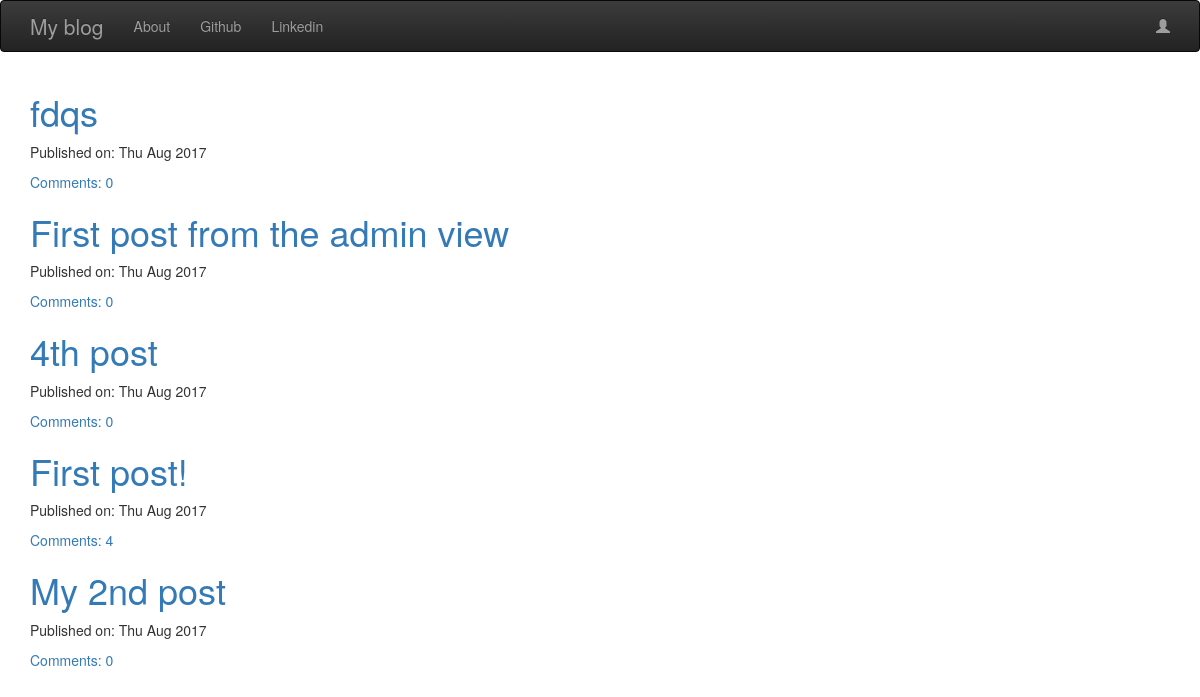
The page / on the database its author committed.
### blog/models.py (models this page shows, shortened)
class Post(models.Model):
    author = models.ForeignKey('auth.User') # no related_name arg to this ForeignKey because we won't reference it in our methods
    title = models.CharField(max_length=64)
    text = models.TextField()
    create_date = models.DateTimeField(default=timezone.now) # Django just wants timezone.now - not timezone.now(), as opposed to in the publish method
    published_date = models.DateTimeField(blank=True,null=True)
    def publish(self):
        self.published_date = timezone.now()
        self.save() # a self.save() is always needed whenever we act on a model
    def approve_comments(self):
        return self.comments.filter(approved_comment=True) # that's a normal QuerySet, we filter against the approved_comment field

### blog/views.py (the view)
# urls.py: url(r'^$',views.PostListView.as_view(),name="post_list"), # set the default name for the view name
class PostListView(ListView):
    model = Post
    def get_queryset(self):
        return Post.objects.filter(published_date__lte=timezone.now()).order_by('-published_date')

### blog/templates/blog/post_list.html
{% extends "blog/base.html" %}
{% block content %}
<div class="centerstage">
  {% for post in post_list %}
  <div class="post">
    <h1><a href="{% url 'post_detail' pk=post.pk %}">{{post.title}}</a></h1>
    <div class="date">
      <p>Published on: {{post.published_date|date:"D M Y"}}</p>
    </div>
    <a href="{% url 'post_detail' pk=post.pk %}">Comments: {{post.approve_comments.count}}</a>
  </div>
  {% endfor %}
</div>
{% endblock %}

### blog/templates/blog/base.html (shortened to what this page needs)
<!DOCTYPE html>
{% load staticfiles %}
<html>
  <head>
    <link rel="stylesheet" href="https://maxcdn.bootstrapcdn.com/bootstrap/3.3.7/css/bootstrap.min.css">
    <link rel="stylesheet" href="https://maxcdn.bootstrapcdn.com/bootstrap/3.3.7/css/bootstrap-theme.min.css">
    <link rel="stylesheet" href="//cdn.jsdelivr.net/medium-editor/latest/css/medium-editor.min.css" type="text/css" media="screen" charset="utf-8">
    <link rel="stylesheet" href="{% static 'css/blog.css' %}">
  </head>
  <body>
    <nav class="navbar navbar-inverse">
      <div class="container">
        <ul class="nav navbar-nav">
          <li><a class="navbar-brand bigbrand" href="{% url 'post_list' %}">My blog</a></li>
          <li><a href="{% url 'about' %}">About</a></li>
          <li><a href="https://github.com">Github</a></li>
          <li><a href="https://linkedin.com">Linkedin</a></li>
        </ul>
        <ul class="nav navbar-nav navbar-right">
          {% if user.is_authenticated %}
          <li>
            <a href="{% url 'post_new' %}">New post</a>
          </li>
          <li>
            <a href="{% url 'post_draft_list' %}">Drafts</a>
          </li>
          <li>
            <a href="{% url 'comments_to_approve' %}">Comments to approve</a>
          </li>
          <li>
            <a href="{% url 'logout' %}">Logout</a>
          </li>
          <li>
            <a>{{user.username}}</a>
          </li>
          {% else %}
            <li><a href="{% url 'login' %}"><span class="glyphicon glyphicon-user"></span></a></li>
          {% endif %}
        </ul>
      </div>
    </nav>
    <div class="content container">
      <div class="row">
        <div class="col-md-8">
          <div class="blog_posts">
            {% block content%}
            {% endblock %}
          </div>
        </div>
      </div>
    </div>
  </body>
</html>

### blog/static/css/blog.css (style rules this page uses)
.bigbrand { font-size: 1.5em; }
.centerstage { margin: auto; }

### rows shown on the page
Post: title "fdqs", published_date "Thu Aug 2017", approve_comments.count "0"
Post: title "First post from the admin view", published_date "Thu Aug 2017", approve_comments.count "0"
Post: title "4th post", published_date "Thu Aug 2017", approve_comments.count "0"
Post: title "First post!", published_date "Thu Aug 2017", approve_comments.count "4"
Post: title "My 2nd post", published_date "Thu Aug 2017", approve_comments.count "0"
